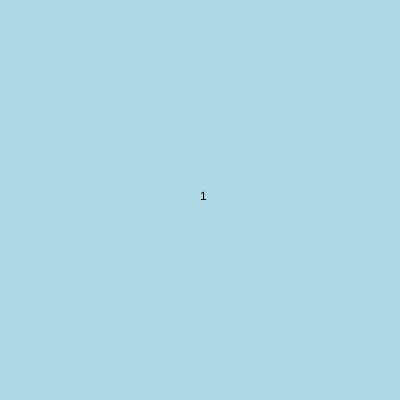
Frame 1 (no input)
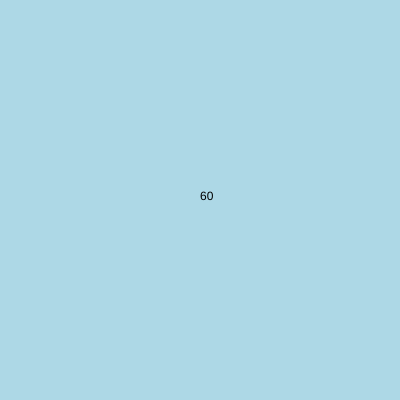
Frame 60 (no input)
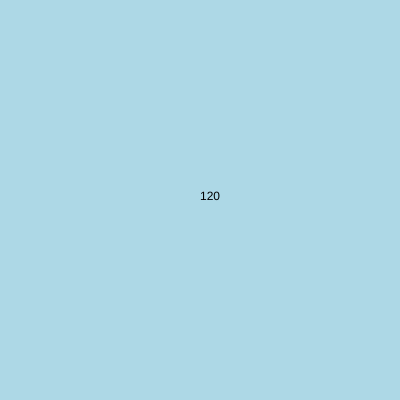
Frame 120 (the mouse pressed at the canvas centre since frame 60)

The p5.js sketch that drew these frames (run headless with seeded random() and noise() and a simulated clock; from frame 60 on, the mouse is pressed at the canvas centre):

// p5.js sketch
// ── sketch.js
// Funktion wird nur einmal zu Beginn des Programms aufgerufen.
function setup() { 
  // Erstellt eine Zeichenebene der Größe 400 Pixel x 400 Pixel- 
  createCanvas(400, 400);
}

// Diese Funktion wird durchgehend wiederholt aufgerufen.
// Sobald sie durchgelaufen ist, startet sie erneut.
// Alle Inhalte werden neu gezeichnet und berechnet.
function draw() {
  // Setzte die Hintergrundfarbe.
  background("lightblue");

  // Es wird ein Text gezeichnet, der die Nummer es aktuellen
  // Frames ausgibt, also die Zahl des aktuell gezeichneten Bildes.
  // Diese Zahl entspricht der Anzahl der Durchläufe der draw-Funktion.
  text(frameCount.toString(), width/2, height/2);
}
